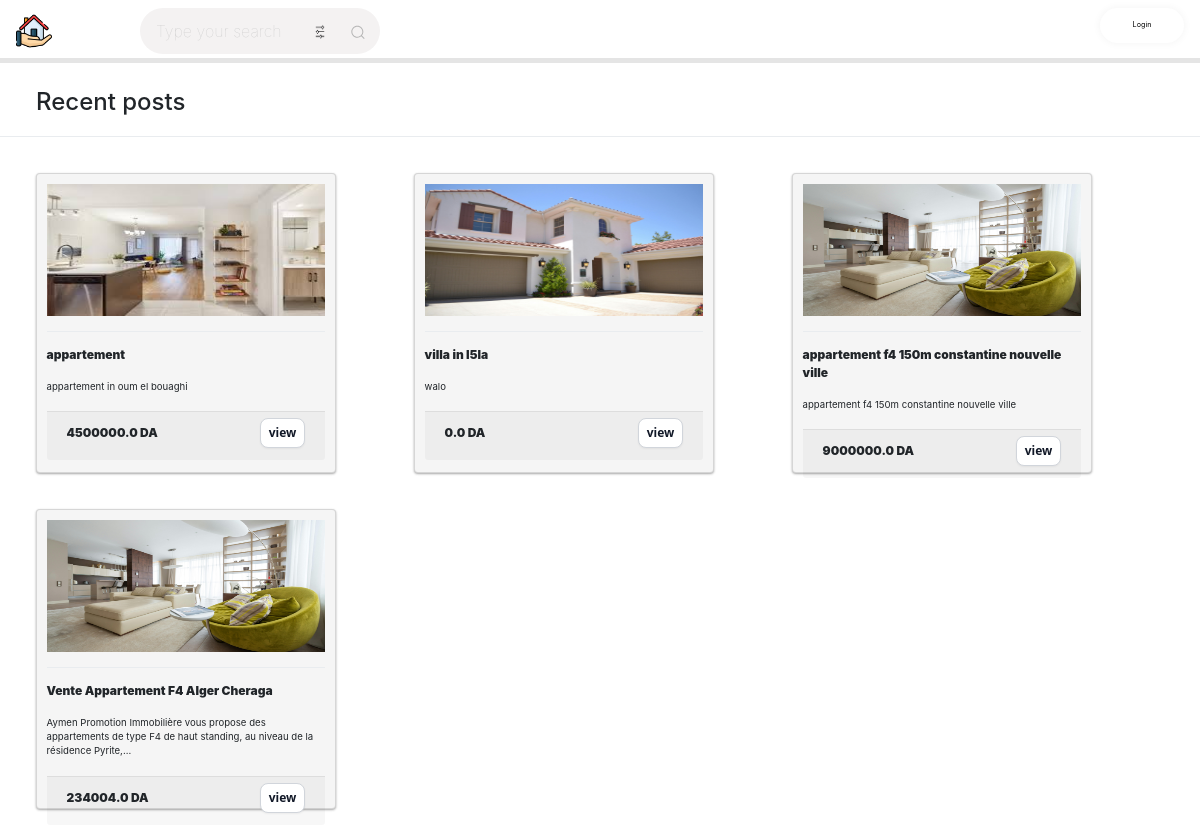
Before: /real_estate/ with the older database file.
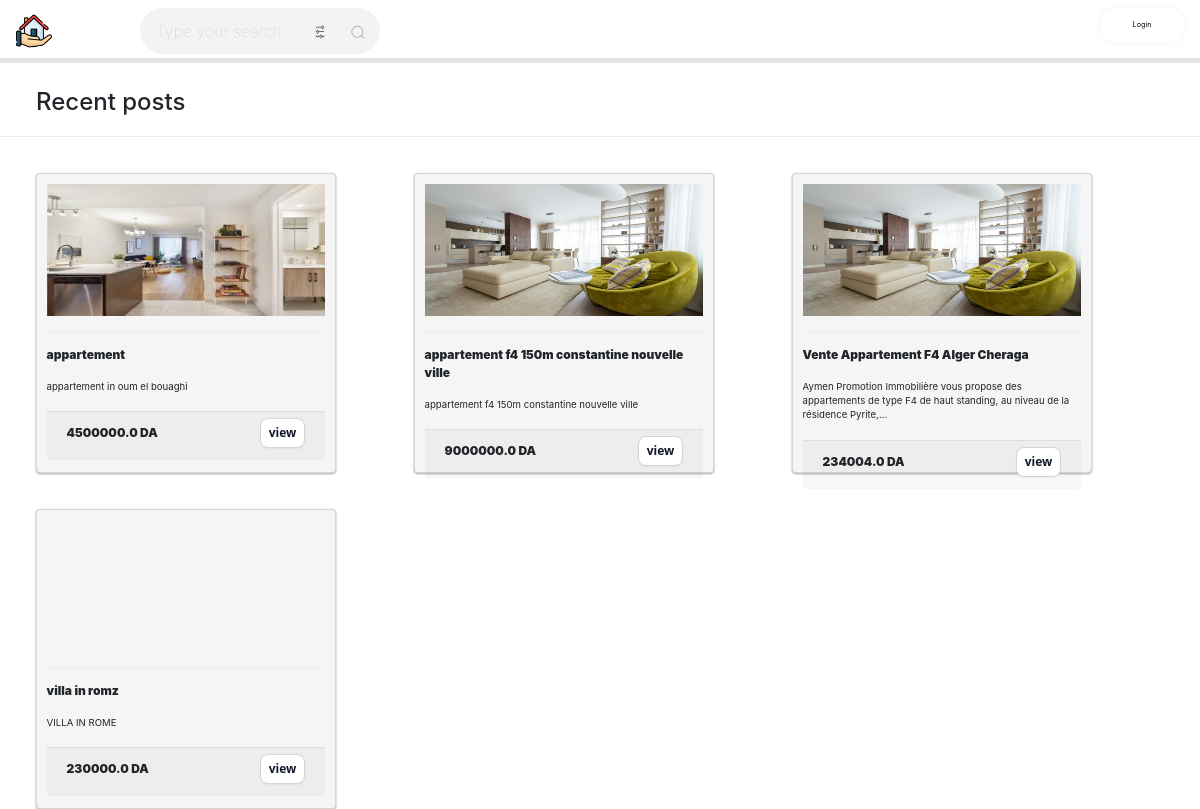
After: the same page with the newer database file.
### main/models.py (models this page shows, shortened)
class post(models.Model):
    user_id = models.ForeignKey("custom_user",on_delete=models.CASCADE)
    title = models.CharField(max_length=256)
    space = models.FloatField()
    floor_num = models.IntegerField()
    description = models.CharField(max_length=1024)
    price = models.FloatField()
    location = models.CharField(max_length=256)

class media_files(models.Model):
    post_id = models.ForeignKey("post",on_delete=models.CASCADE)
    path = models.ImageField(upload_to='post_pics/')

### main/views.py (the view)
# urls.py: 2. Add a URL to urlpatterns:  path('', views.home, name='home')
def home(request):
   posts = post.objects.prefetch_related('media_files_set').all()
   wilayas = Wilaya.objects.all()
   max_length = 120
   description  = [post.description[:max_length]+ '...' if len(post.description)>max_length else post.description for post in posts]
   if not request.user.is_authenticated:
      return render(request , 'home.html',{'auth':False ,'delete_alert':False ,'wilayas':wilayas, 'posts':zip(posts,description)})
   else:
      return render(request , 'home.html',{'auth':True ,'wilayas':wilayas, 'posts':zip(posts,description)})

### main/templates/home.html (shortened to what this page needs)
{% load static %}
<!DOCTYPE html>
<html lang="en">
<head>
    <link rel="stylesheet" href="https://cdn.jsdelivr.net/npm/bootstrap@4.4.1/dist/css/bootstrap.min.css">
    <link rel="stylesheet" href="{% static 'css/home.css' %}">
</head>
<body>
  <div class="navbar">
    <img src="{% static 'public/external/brand.png' %}" >
    <div class="action-bar">
      <form action="{%url 'search'%}" method="post">
    <div class="search">
      <input type="text" class="search__input" placeholder="Type your search" name="search">
      <div class="search-tools">
      <button type="button" class="filter_btn"><img src="{% static 'public/external/filter.png' %}"></button>
      <button class="search__button" type="submit">
      </button>
    </div>
    </div>
      </form>
    <div class="account-container">
      {% if auth is False %}
       <a href="{% url 'login' %}"><button class="login-out">Login</button></a>
      {% endif %}
    </div>
  </div>
  </div>
  <p style="font-weight:500;font-size:2vw;margin-left:3vw;margin-top:2vw">Recent posts</p>
  <hr class="dropdown-divider">
  {%if posts%}
    <div class="cards">
    {%for post,description in posts%}
      <div class="card">
        <div class="card-img"><img src="{{post.media_files_set.first.path.url}}" alt=""></div>
        <hr class="dropdown-divider">
        <div class="card-info">
          <p class="text-title">{{post.title}} </p>
          <p class="text-body">{{description}}</p>
        </div>
        <div class="card-footer">
        <span class="text-title">{{post.price}} DA</span>
        <a href="{% url 'show post' post.id%}"><button class="view-item">view</button></a>
      </div>
    </div>
    {%endfor%}
  </div>
  {%else%}
  <div style="display: flex;justify-content: center;">
  <h2>No result</h2>
</div>
  {%endif%}
</body>

### main/static/css/home.css (style rules this page uses)
.navbar { width: 100vw; height: 5vw; background-color:#ffffff; display: flex; flex-direction: row; justify-content: space-between; border-bottom: 2px solid rgba(0, 0, 0, 0.105); box-shadow: 0px 3px 0px rgba(0, 0, 0, 0.1); z-index: 999; }
.navbar img { max-width: 3vw; }
.action-bar { width: 90vw; display: flex; justify-content: space-between; flex-direction: row; }
.search { display: flex; align-items: center; justify-content: space-between; text-align: center; margin-left: 3vw; }
.search__input { font-family: inherit; font-size: inherit; background-color: #f4f2f2; border: none; color: #646464; padding: 0.7rem 1rem; border-radius: 30px; width: 20vw; transition: all ease-in-out .5s; margin-right: -6vw; }
.search-tools button { border: none; background-color: #f4f2f2; }
.search__icon { height: 1.3em; width: 1em; fill: #b4b4b4; }
.search-tools { display: flex; width: 2vw; margin-right: 1vw; }
.search-tools button { margin-right: 1vw; }
.search-tools img { height: 1.3em; width: 1vw; fill: #b4b4b4; }
.account-container { max-width: 15vw; display: flex; justify-content: flex-start; }
.login-out { padding: 1vw 1vw; width: 7vw; border-radius: 50px; cursor: pointer; border: 0; background-color: #ffffff; box-shadow: rgb(0 0 0 / 5%) 0 0 8px; font-size: .6vw; transition: all 0.5s ease; }
.cards { display: flex; justify-content: flex-start; flex-wrap: wrap; margin-left: 3vw; margin-top: 3vw; height: 50vw; }
.card { width: 25vw; height: 25vw; margin-bottom: 3vw; padding: .8vw; margin-right: 6.5vw; background: #f5f5f5; position: relative; overflow: visible; box-shadow: 0 1px 3px rgba(0,0,0,0.12), 0 1px 2px rgba(0,0,0,0.24); }
.card-img { height: 50%; width: 100%; transition: .3s ease; }
.card-img img { width: 100%; margin-right: .5vw; max-height: 11vw; }
.card-info { padding-top: 2%; }
.card-footer { width: 100%; display: flex; justify-content: space-between; align-items: center; padding-top: .5vw; border-top: 1px solid #ddd; }
.text-title { font-weight: 900; font-size: 1vw; }
.text-body { font-size: .8vw; padding-bottom: .1vw; }
.view-item { background-color: #FFFFFF; border: 1px solid rgb(209,213,219); border-radius: .5rem; color: #111827; font-family: ui-sans-serif,system-ui,-apple-system,system-ui,"Segoe UI",Roboto,"Helvetica Neue",Arial,"Noto Sans",sans-serif,"Apple Color Emoji","Segoe UI Emoji","Segoe UI Symbol","Noto Color Emoji"; font-size: 1vw; font-weight: 600; transition: ease-in 0.5s; padding: .3rem .5rem; text-align: center; -webkit-box-shadow: 0 1px 2px 0 rgba(0, 0, 0, 0.05); box-shadow: 0 1px 2px 0 rgba(0, 0, 0, 0.05); cursor: pointer; -moz-user-select: none; -ms-user-select: none; user-select: none; -webkit-user-select: none; -ms-touch-action: manipulation; touch-action: manipulation; }

Changed rows visible on the page:
removed post: media_files_set.first.path (picture), title "villa in l5la", description "walo", price "0.0"
added post: title "villa in romz", description "VILLA IN ROME", price "230000.0"
